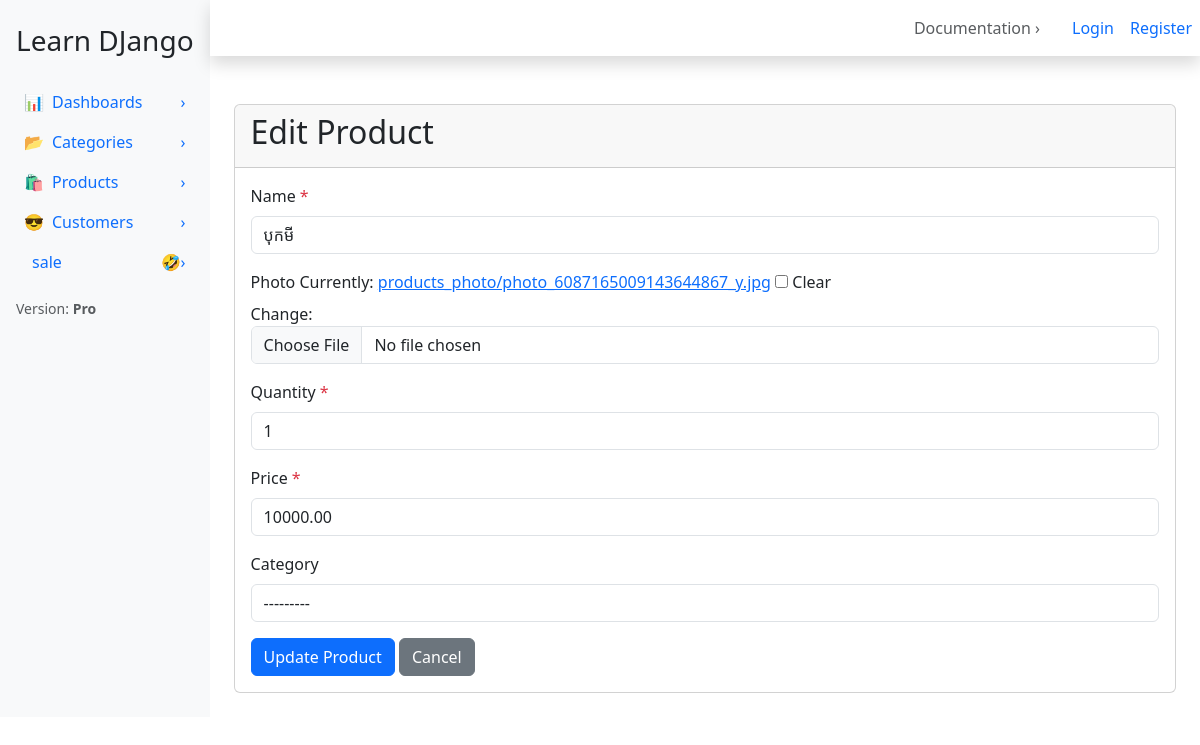
/product/1/edit/, run on an earlier commit of the app's database.
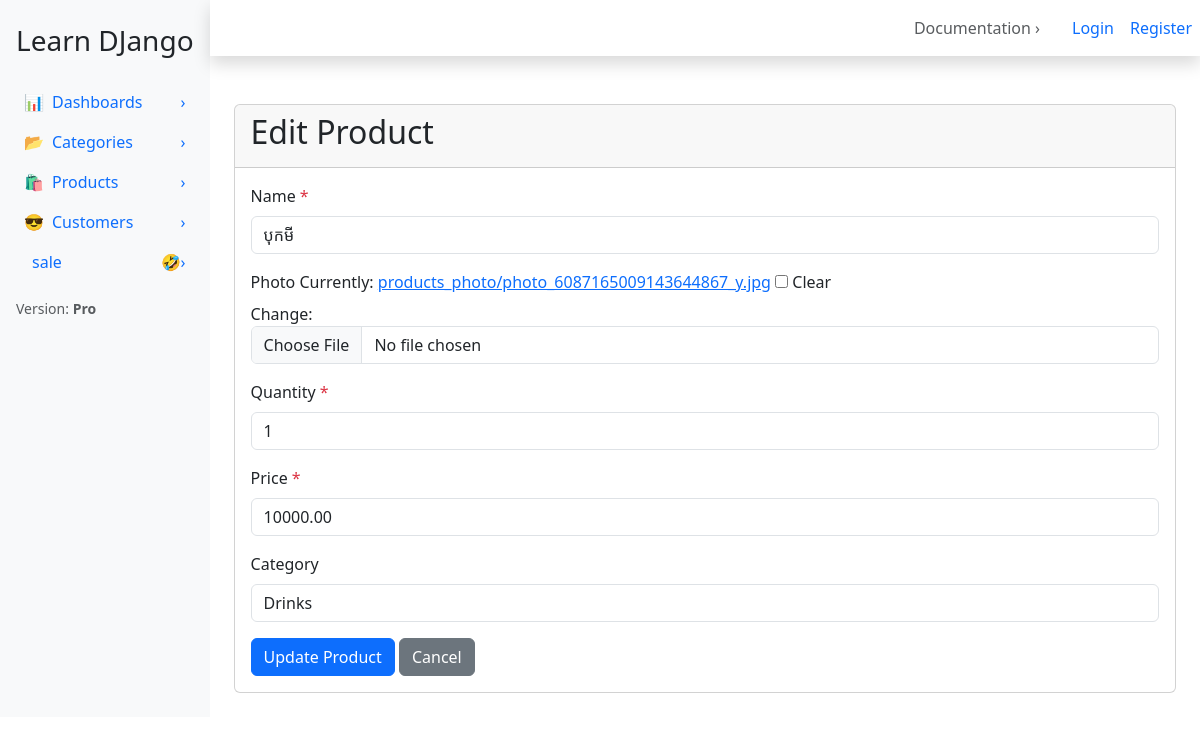
And on a later commit of the database.
### apps/product/models.py (models this page shows, shortened)
class Product(models.Model):
    name = models.CharField(max_length=200)
    photo = models.ImageField(upload_to='products_photo/', blank=True, null=True)
    quantity = models.PositiveIntegerField(default=0)
    price = models.DecimalField(max_digits=10, decimal_places=2, default=0)
    category = models.ForeignKey(
        Category,
        on_delete=models.CASCADE,
        related_name='products',
        blank=True,
        null=True
    )

### apps/product/views.py (the view)
# urls.py: path('<int:pk>/edit/', ProductUpdateView.as_view(), name='product_edit'),
class ProductUpdateView(UpdateView):
    model = Product
    form_class = ProductForm
    template_name = 'product/edit_product.html'
    success_url = reverse_lazy('list_product:product_list')

### apps/product/forms.py
class ProductForm(forms.ModelForm):
	class Meta:
		model = Product
		fields = ["name", "photo", "quantity", "price", "category"] ## '__all___'
		widgets = {
			"name": forms.TextInput(attrs={"class": "form-control"}),
			"quantity": forms.NumberInput(attrs={"class": "form-control", "min": 0}),
			"price": forms.NumberInput(attrs={"class": "form-control", "step": "0.01", "min": 0}),
			"photo": forms.ClearableFileInput(attrs={"class": "form-control-file"}),
			"category": forms.Select(attrs={"class": "form-control"}),
		}
		error_messages = {
            'name': {'required':'Product name is required'},
            'quantity': {'required':'qunatity is required'},
            'price': {'required':'pice is required'},
        }

### apps/category/models.py (called while the page is built)
    def __str__(self):
        return self.name

### apps/sale/templatetags/form_tags.py (called while the page is built)
@register.filter
def add_class(field, css_class):
    attrs = field.field.widget.attrs
    attrs.update({'class': css_class})
    return field.as_widget(attrs=attrs)

### apps/product/templates/product/edit_product.html (shortened to what this page needs)
{% extends 'base.html' %}
{% load form_tags %}
{% block content %}
<div class="card">
    <div class="card-header">
        <h2>Edit Product</h2>
    </div>
    <div class="card-body">
        <form method="post" enctype="multipart/form-data">
            {% for field in form %}
                <div class="form-group mb-3">
                    <label class="form-label">
                        {{ field.label }}
                        {% if field.field.required %}
                            <span class="text-danger">*</span>
                        {% endif%}
                    </label>
                    {{ field | add_class:"form-control" }}
                </div>
            {% endfor %}
            <button type="submit" class="btn btn-primary">Update Product</button>
            <a href="{% url 'list_product:product_detail' form.instance.pk %}" class="btn btn-secondary">Cancel</a>
        </form>
    </div>
</div>
{% endblock %}

What changed in the data, as far as the page shows it:
changed Product "បុកមី": category "---------" → "Drinks"
